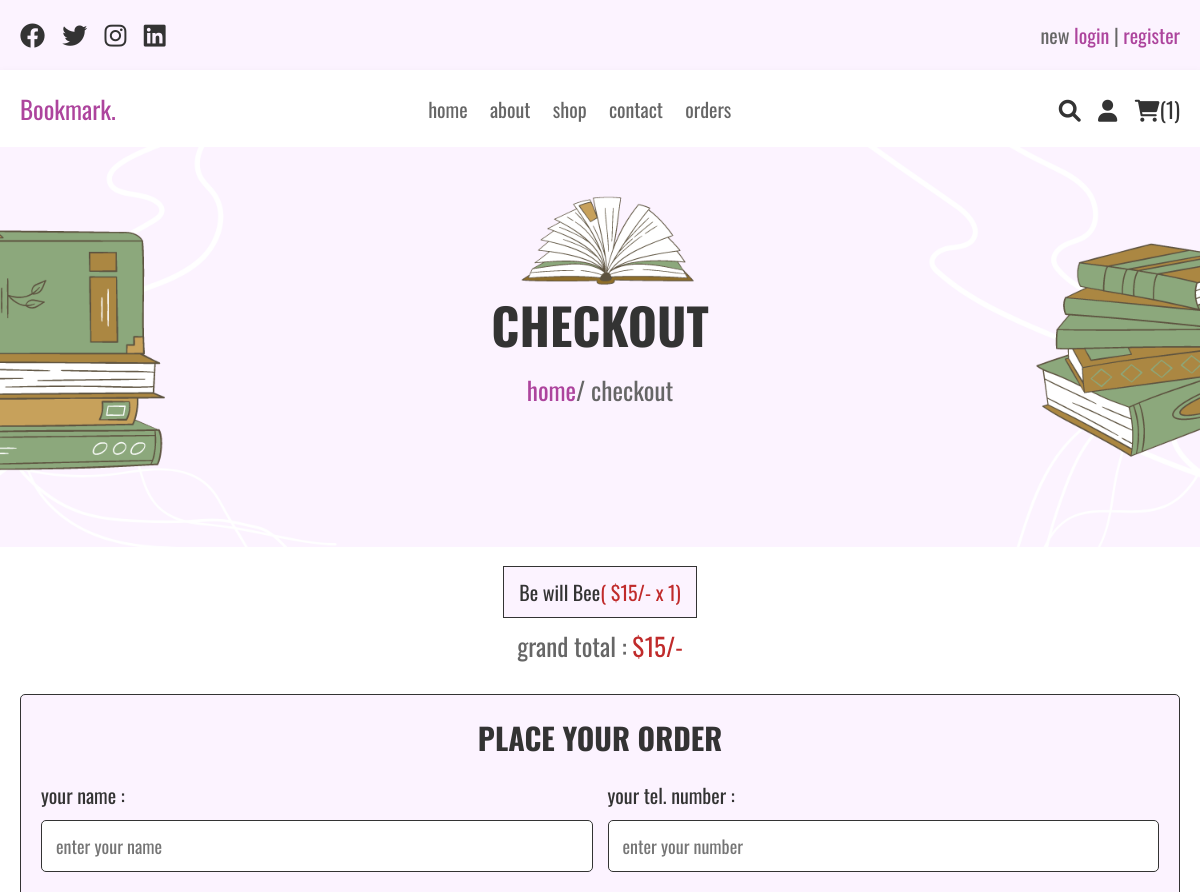
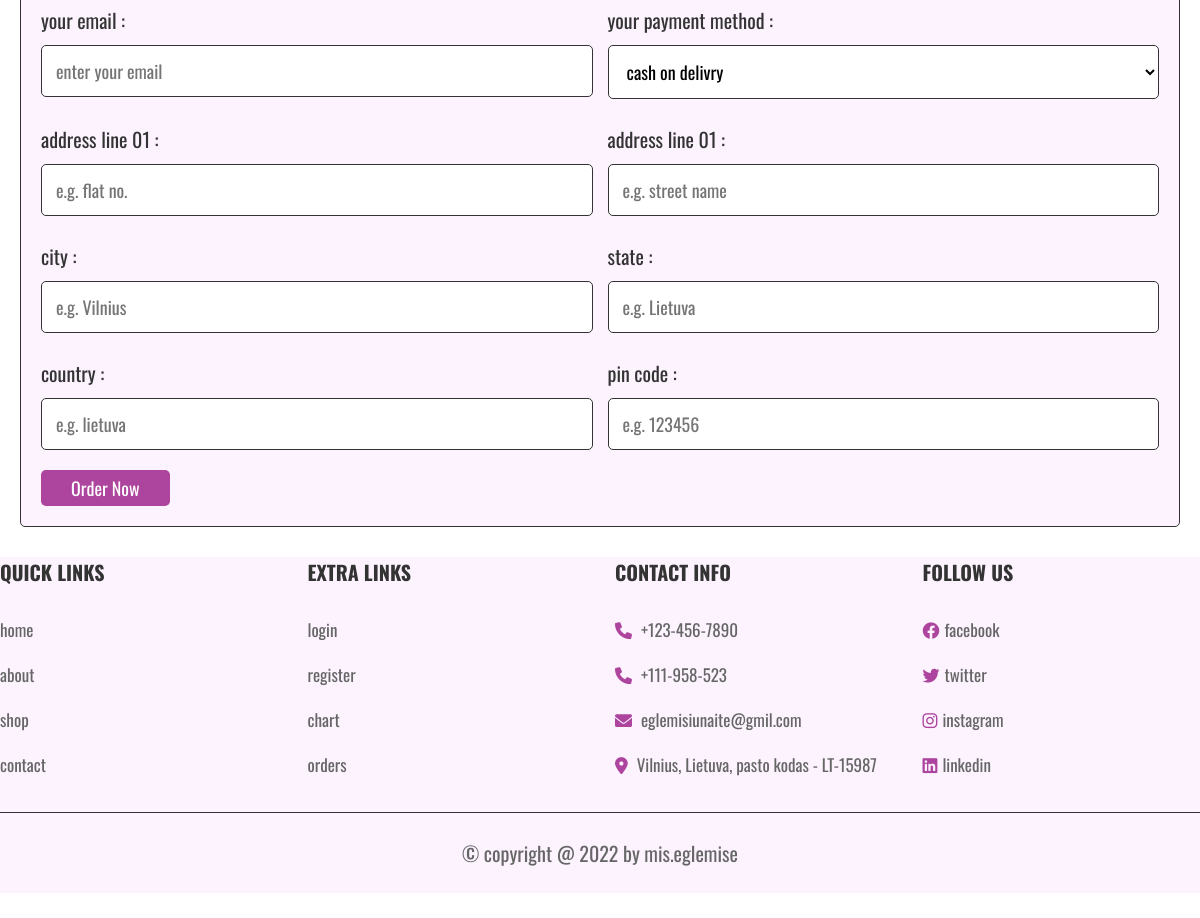
The page /checkout.php (signed in) on the database its author committed (2 pictures, top to bottom).
### tables this page shows
CREATE TABLE `cart` (
  `id` int(100) NOT NULL,
  `user_id` int(100) NOT NULL,
  `name` varchar(100) NOT NULL,
  `price` int(100) NOT NULL,
  `quantity` int(100) NOT NULL,
  `image` varchar(100) NOT NULL
);

### checkout.php (the view, shortened to what this page needs)
<?php
include 'config.php';
$user_id = $_SESSION['user_id'];
?>
<!DOCTYPE html>
<html lang="en">
<head>
   <link rel="stylesheet" href="https://cdnjs.cloudflare.com/ajax/libs/font-awesome/6.0.0/css/all.min.css">
   <link rel="stylesheet" href="css/styles.css">
</head>
<body>
<?php include 'header.php';?>
<div class="heading">
   <h3>checkout</h3>
   <p><a href="home.php">home</a>/ checkout </p>
</div>
<section class="display-order">
   <?php
   $grand_total = 0;
   $select_cart = mysqli_query($conn, "SELECT * FROM `cart` WHERE user_id = '$user_id'")
   or die('query failed!');
   if(mysqli_num_rows($select_cart) > 0){
while($fetch_cart = mysqli_fetch_assoc($select_cart)){
   $total_price = ($fetch_cart['price'] * $fetch_cart['quantity']);
   $grand_total += $total_price;
   ?>
   <p><?php echo $fetch_cart['name'] ;?><span>( <?php echo '$'.$fetch_cart['price']. '/-' .' x '. $fetch_cart['quantity'];?>)</span></p>
   <?php
}
   }else{
      echo '<p class="empty">your cart is empty</p>';
   }
   ?>
   <div class="grand-total">grand total : <span>$<?php echo $grand_total ;?>/-</span></div>
</section>
<section class="checkout">
<form action="" method="post">
   <h3>place your order </h3>
   <div class="flex">
      <div class="inputBox">
         <span>your name : </span>
         <input type="text" name="name" required placeholder="enter your name">
      </div>
      <div class="inputBox">
         <span>your tel. number : </span>
         <input type="text" name="number" required placeholder="enter your number">
      </div>
      <div class="inputBox">
         <span>your email : </span>
         <input type="text" name="email" required placeholder="enter your email">
      </div>
      <div class="inputBox">
         <span>your payment method : </span>
        <select name="method" >
         <option value="cash on delivery">cash on delivry</option>
        </select>
      </div>
      <div class="inputBox">
         <span>address line 01 : </span>
         <input type="number" min = "0" name="flat" required placeholder="e.g. flat no.">
      </div>
      <div class="inputBox">
         <span>address line 01 : </span>
         <input type="text" name="street" required placeholder="e.g. street name">
      </div>
      <div class="inputBox">
         <span>city : </span>
         <input type="text" name="city" required placeholder="e.g. Vilnius">
      </div>
       <div class="inputBox">
         <span>state : </span>
         <input type="text" name="state" placeholder="e.g. Lietuva">
      </div>
 <div class="inputBox">
         <span>country : </span>
         <input type="text" name="country" required placeholder="e.g. lietuva ">
      </div>
       <div class="inputBox">
         <span>pin code : </span>
         <input type="number" min="0" name="pin_code" required placeholder="e.g. 123456">
      </div>
   </div>
   <input type="submit" value="order now" class="btn" name="order_btn">
</form>
</section>
<?php include 'footer.php';?>
</body>
</html>

### css/styles.css (style rules this page uses)
:root { --purple:#ad449d; --red:#c02b2b; --orange:#f39c12; --black:#333; --light-color:#666; --light-bg:#FCF3FF; --border:0.1rem solid #333; --box-shadow: 0 0.5rem 1rem rgba(0,0,0,0.1); }
* { font-family: 'Oswald', sans-serif; margin: 0; padding: 0; box-sizing: border-box; outline: none; border: none; text-decoration: none; transition: all 0.2s linear; }
html { font-size: 62.5%; overflow-x: hidden; }
section { padding: 3rem 2rem; }
.btn, .option-btn, .delete-btn, .white-btn { margin-top: 1rem; display: inline-block; padding: 0.5rem 3rem; cursor: pointer; color: white; font-size: 1.8rem; border-radius: 0.5rem; text-transform: capitalize; }
.white-btn, .btn { background-color: var(--purple); }
.heading { min-height: 50vh; display: flex; flex-flow: column; align-items: center; justify-content: center; gap:1rem; background-image: url("../images/book.png"); background-size: cover; background-position: center; background-repeat: no-repeat; }
.heading h3 { font-size: 5rem; color: var(--black); text-transform: uppercase; }
.heading p { font-size: 2.5rem; color: var(--light-color); }
.heading p a { color:var(--purple); }
.display-order { max-width: 1200px; text-align: center; margin: 0 auto; padding-bottom: 0; }
.display-order p { background-color: var(--light-bg); color: var(--black); font-size: 2rem; padding: 1rem 1.5rem; border: var(--border); display: inline; margin: 0.5rem; }
.display-order p span { color: var(--red); }
.display-order .grand-total { margin-top: 2rem; font-size: 2.5rem; color: var(--light-color); }
.display-order .grand-total span { color: var(--red); }
.checkout form { max-width: 1200px; padding: 2rem; margin: 0 auto; border: var(--border); border-radius: 0.5rem; background-color: var(--light-bg); }
.checkout form .flex { display: flex; flex-wrap: wrap; gap: 1.5rem; }
.checkout form h3 { text-align: center; margin-bottom: 2rem; color: var(--black); text-transform: uppercase; font-size: 3rem; }
.checkout form .flex .inputBox { flex: 1 1 40rem; }
.checkout form .flex span { font-size: 2rem; color: var(--black); }
.checkout form .flex select, .checkout form .flex input { border: var(--border); width: 100%; border-radius: 0.5rem; background-color: white; padding: 1.2rem 1.4rem; font-size: 1.8rem; margin: 1rem 0; }

### rows shown on the page
cart: name "Be will Bee", price "15", quantity "1"

### other values the page prints
$cart_row_number "1"
$grand_total "15"
